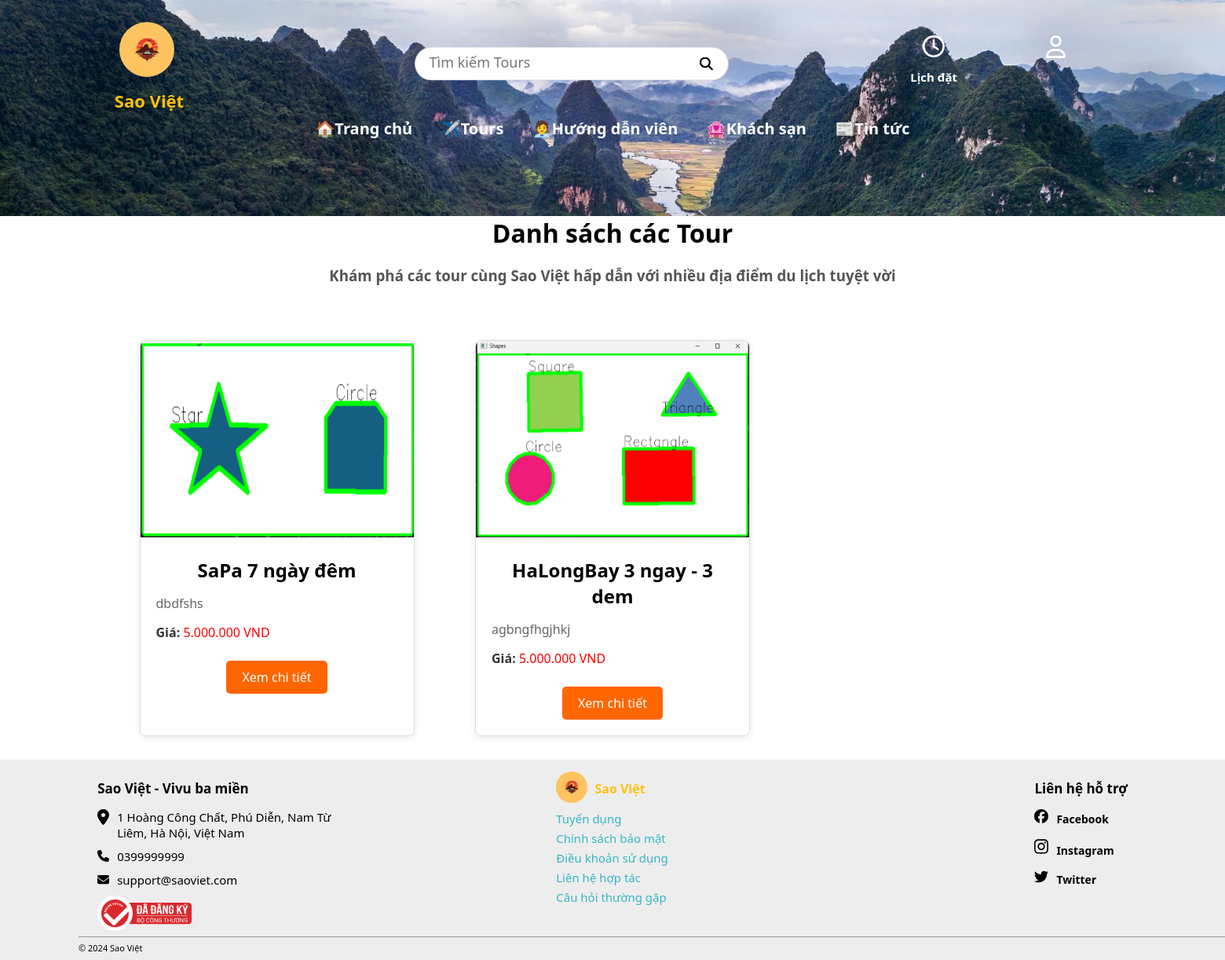
The page /index.php?controller=tour&action=list (signed in) on the database its author committed.
### tables this page shows
CREATE TABLE `tour` (
  `MaTour` int(11) NOT NULL,
  `TenTour` varchar(300) NOT NULL,
  `AnhTour` varchar(100) NOT NULL,
  `MoTa` text NOT NULL,
  `GiaTour` varchar(50) NOT NULL,
  `GioiThieu` text DEFAULT NULL,
  `MaCD` int(5) DEFAULT NULL
);

### Controllers/BaseController.php (called while the page is built, shortened)
<?php
    class BaseController {
        protected function view($viewPath, array $data = []) {
            require(self::VIEW_FORDER_NAME .'/'. str_replace('.', '/', $viewPath).'.php');
        }
    }
?>

### Controllers/tourController.php (called while the page is built, shortened)
<?php
    class TourController extends BaseController {
        public $tourModel;
        public function __construct() {
            $this->tourModel = new TourModel();
        }
        public function list() {
            if(isset($_REQUEST['id']) && $_REQUEST['id'] != '') {
                $value = $_REQUEST['id'];
                $tours = $this->tourModel->getById(['*'],"MaCD", $value);
                return $this->view("tour.list", [
                    'tours' => $tours
                ]);
            }
            else {
                $tours = $this->tourModel->getAll();
                return $this->view("tour.list", [
                    'tours' => $tours
                ]);
            }
        }
    }

### Core/Database.php (called while the page is built, shortened)
<?php
class Database
{
    public function connect()
    {
        $conn = mysqli_connect(self::HOST, self::USER, self::PASS, self::DB_NAME);
        mysqli_set_charset($conn, 'utf8');
        return $conn;
    }
}

### Models/BaseModel.php (called while the page is built, shortened)
<?php
class BaseModel extends Database {
    protected $connect;
    public function __construct() {
        $this->connect = $this->connect();
    }
    public function all($table, $select = ['*']) {
        $columns = implode(', ', $select);
        $sql = "SELECT {$columns} FROM {$table}";
        $query = $this->_query($sql);
        $data = [];
        while ($row = mysqli_fetch_object($query)) {
            array_push($data, $row);
        }
        return $data;
    }
    private function _query($sql) {
        return mysqli_query($this->connect, $sql);
    }
}

### Models/tourModel.php (called while the page is built, shortened)
<?php
    class TourModel extends BaseModel {
        public function getAll($columns = ['*']) {
            return $this->all(self::TABLE, $columns);
        }
    }
?>

### Views/tour/list.php (the view)
<?php if(!empty($tours)):?>
    <div class="tour-detail">
        <h1>Danh sách các Tour</h1>
        <h3>Khám phá các tour cùng Sao Việt hấp dẫn với nhiều địa điểm du lịch tuyệt vời</h3>
        <div class="tour-list">
            <?php foreach($tours as $value):?>
                <div class="tour-item">
                    <img src="./Admin/public/img/tour/<?=$value->AnhTour?>" alt="anh">
                    <div class="tour-info">
                        <h2><?=$value->TenTour?></h2>
                        <p><?=$value->GioiThieu?></p>
                        <p id="cost"><strong>Giá:</strong> <?=$value->GiaTour?> VND</p>
                        <a href="index.php?controller=tour&action=detail&id=<?=$value->MaTour?>" class="btn-detail">Xem chi tiết</a>
                    </div>
                </div>
            <?php endforeach;?>
        </div>
    </div>
<?php else: ?>
    <div style="width: 100%; height: 650px;">
        <h2>Không tìm được Tour phù hợp!</h2>
    </div>
<?php endif; ?>

### public/css/home.css (style rules this page uses)
* { margin: 0; padding: 0; box-sizing: border-box; font-family: "Segoe UI", Roboto, Helvetica, Arial, sans-serif; }
body { z-index: -1; overflow-x: hidden; }

### public/css/listTour.css (style rules this page uses)
.tour-detail { width: 1300px; margin: 0 auto; }
.tour-detail h1 { text-align: center; margin-bottom: 20px; }
.tour-detail h3 { text-align: center; margin-bottom: 40px; color: #555; }
.tour-list { display: grid; grid-template-columns: repeat(auto-fill, minmax(350px, 350px)); gap: 30px; justify-content: space-evenly; }
.tour-item { border: 1px solid #ddd; border-radius: 8px; overflow: hidden; box-shadow: 0 2px 8px rgba(0, 0, 0, 0.1); margin-top: 30px; }
.tour-item img { width: 100%; height: 250px; }
.tour-info { padding: 20px; text-align: center; }
.tour-info h2 { margin-bottom: 10px; font-size: 1.5em; }
.tour-info p { margin-bottom: 15px; color: #666; text-align: justify; }
.tour-info strong { color: #333; }
.tour-info #cost { color: red; }
.btn-detail { display: inline-block; padding: 10px 20px; margin-top: 10px; background-color: #ff6600; color: #fff; text-decoration: none; border-radius: 5px; transition: background-color 0.3s; }

### rows shown on the page
tour: AnhTour (picture), TenTour "SaPa 7 ngày đêm", GioiThieu "dbdfshs", GiaTour "5.000.000"
tour: AnhTour (picture), TenTour "HaLongBay 3 ngay - 3 dem", GioiThieu "agbngfhgjhkj", GiaTour "5.000.000"
